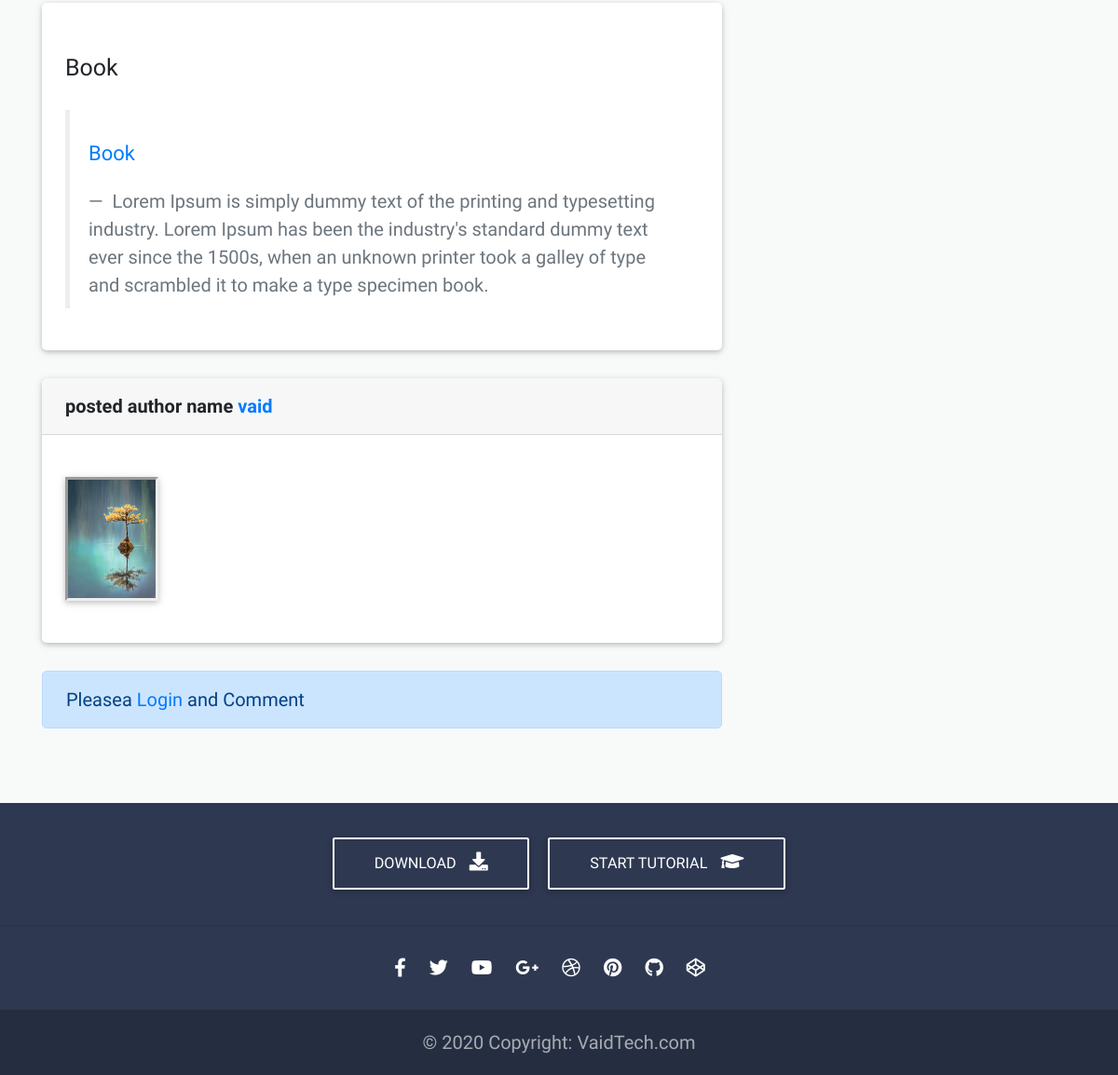
Before: /single_post_page/1/ (lower part) with the older database file.
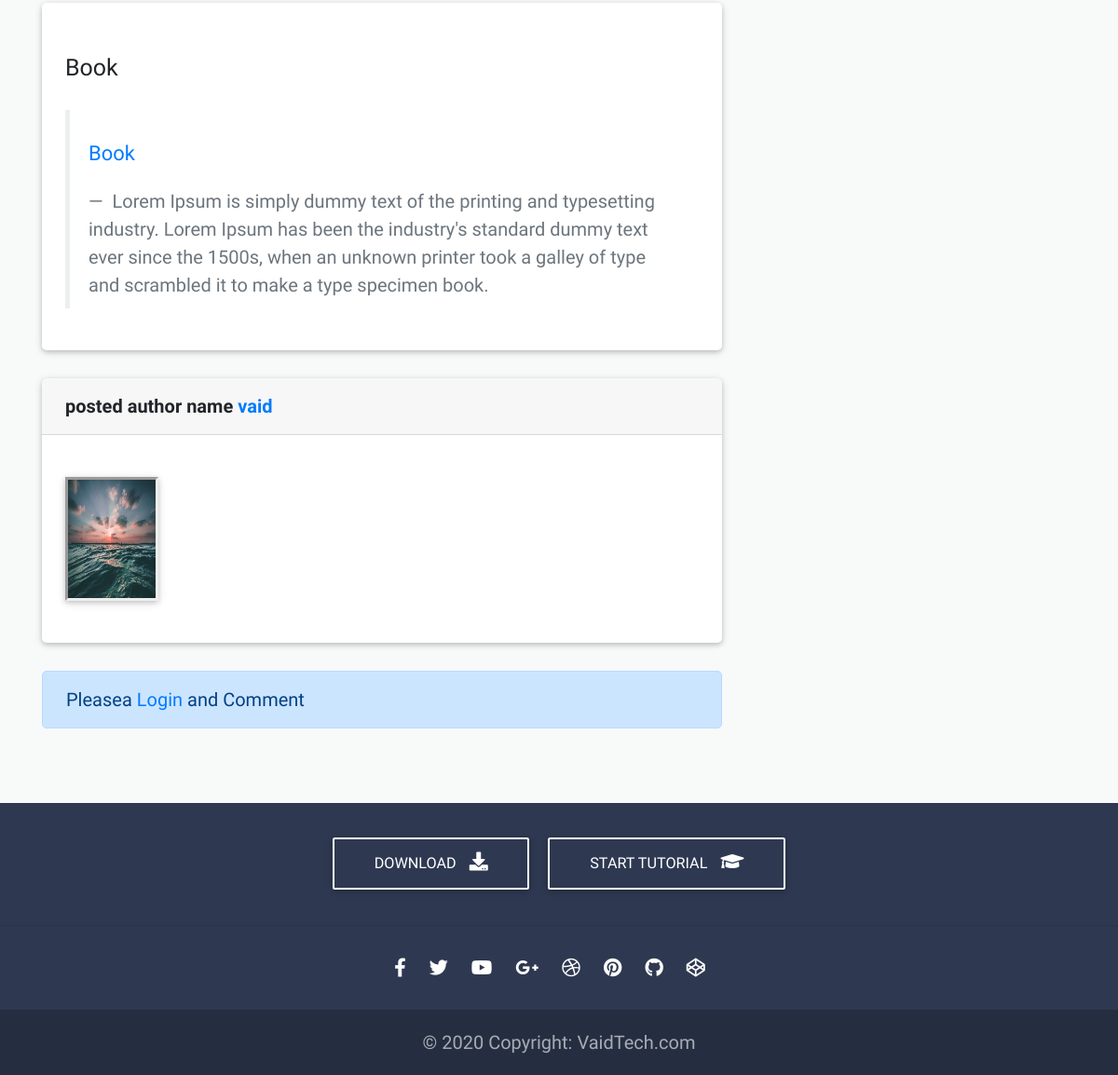
After: the same page with the newer database file.
### Articleapp/models.py (models this page shows, shortened)
class Article(models.Model):
	author_id   = models.ForeignKey(Author, on_delete=models.CASCADE)
	title       = models.CharField(max_length=120)
	image       = models.ImageField()
	description = models.TextField()
	category_name = models.ForeignKey('Category', on_delete=models.CASCADE)

class Category(models.Model):
    category_name= models.CharField(max_length=120)
    def __str__(self):
    	return self.category_name

### Authorapp/models.py (models this page shows)
class Author(models.Model):
	name          = models.OneToOneField(User, blank=True, on_delete=models.CASCADE)
	profile_image = models.ImageField()
	about         = models.TextField(blank=True, null=True)
	def __str__(self):
		return self.name.username

### Articleapp/views.py (the view)
# urls.py: path('single_post_page/<int:id>/', views.post_page_view, name="post_page"),
def post_page_view(request, id):
	single_page = get_object_or_404(Article, id=id)
	related_post = Article.objects.filter(category_name=single_page.category_name).exclude(id=id)[:4]
	comment = Comment.objects.filter(article=id)
	comments = single_page.comments.filter(active=True, parent__isnull=True)
	if request.method == 'POST':
		comment_form = CommentForm(data=request.POST)
		if comment_form.is_valid():
			parent_obj = None
			try:
				parent_id = int(request.POST.get('parent_id'))
			except:
				parent_id = None
			if parent_id:
				parent_obj = Comment.objects.get(id=parent_id)
				if parent_obj:
					replay_comment = comment_form.save(commit=False)
					replay_comment.parent = parent_obj
			new_comment = comment_form.save(commit=False)
			new_comment.article = single_page
			new_comment.save()
			return redirect('post_page', id=id)
	else:
		comment_form = CommentForm()
	context = {
        "single_page":single_page,
        "related_post":related_post,
        "comment":comment,
        "comments":comments,
        "comment_form":comment_form,
    }
	return render(request, "post-page.html", context)

### templates/post-page.html (shortened to what the changed rows need)
 {% extends 'base.html' %}
{% load static %}
{% load widget_tweaks %}
{% block head %}
<link rel="stylesheet" type="text/css" href="{% static 'css/post-page.css' %}">
{% endblock %}
{% block content %}
  <main class="mt-5 pt-5">
    <div class="container">
      <section class="mt-4">
        <div class="row">
          <div class="col-md-8 mb-4">
<section>
   <div class="card mb-4 wow fadeIn">
              <div class="card-body">
                <p class="h5 my-4">{{ single_page.title }} </p>
                <blockquote class="blockquote">
                  <a href="{% url 'category_page' name=single_page.category_name %}"><p class="mb-0">{{ single_page.category_name }}</p></a>
                  <footer class="blockquote-footer"> {{ single_page.description }}
                  </footer>
                </blockquote>
              </div>
    </div>
</section>
<section>
  <div class="card mb-4 wow fadeIn">
              <div class="card-header font-weight-bold">
               posted author name <a href="{% url 'author_post' name=single_page.author_id %}"><span>{{ single_page.author_id }}</span></a>
              </div>
              <div class="card-body">
                <div class="media d-block d-md-flex mt-3">
                  <img id="flex" class="d-flex mb-3 mx-auto z-depth-1" src="{{ single_page.author_id.profile_image.url}}"
                    alt="Generic placeholder image" style="width: 100px;">
                  <div class="media-body text-center text-md-left ml-md-3 ml-0">
                  </div>
                </div>
              </div>
  </div>
</section>
          </div>
        </div>
      </section>
    </div>
  </main>
{% endblock %}

Changed rows visible on the page:
changed through a linked row, Article "Book": author_id.profile_image: a different picture
